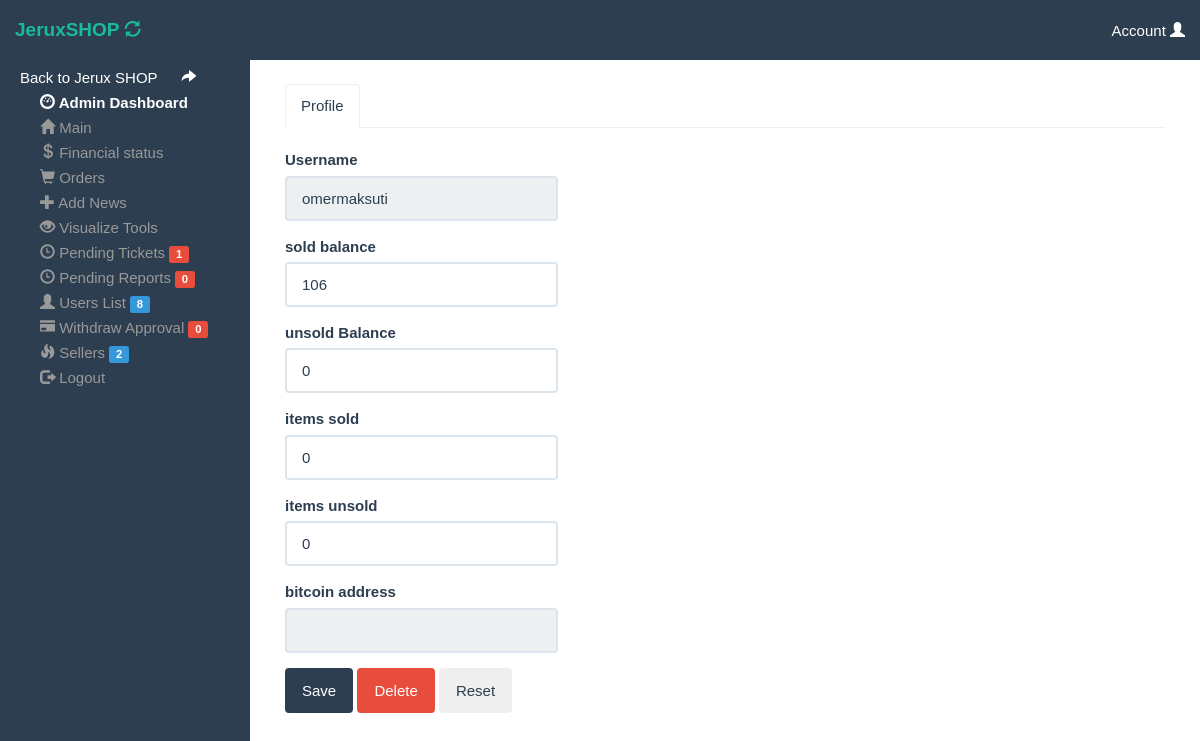
/admin/ress.php?id=omermaksuti (signed in), run on the app's committed database.
### tables this page shows
CREATE TABLE `resseller` (
  `id` int(11) NOT NULL,
  `username` varchar(255) NOT NULL,
  `unsoldb` int(11) NOT NULL,
  `soldb` int(11) NOT NULL,
  `isold` int(11) NOT NULL,
  `iunsold` int(11) NOT NULL,
  `activate` text NOT NULL,
  `btc` text NOT NULL,
  `withdrawal` text NOT NULL,
  `allsales` int(11) DEFAULT NULL,
  `lastweek` int(11) DEFAULT NULL
);

### admin/ress.php (the view, shortened to what this page needs)
<?php
include "header.php";
$id = mysqli_real_escape_string($dbcon, $_GET['id']);
$q = mysqli_query($dbcon, "SELECT * FROM resseller WHERE username='$id' ");
$r = mysqli_fetch_assoc($q);
global $r;
?>
  <ul class="nav nav-tabs">
  <li class="active"><a href="#home" data-toggle="tab">Profile</a></li>
</ul>
<div class="row">
  <div class="col-md-4">
    <br>
    <div id="myTabContent" class="tab-content">
      <div class="tab-pane active in" id="home">
      <form id="tab" method="post">
        <div class="form-group">
        <label>Username</label>
        <input type="text" value="<?php echo $r['username'];?>" class="form-control" name="user" disabled>
        </div>
        <div class="form-group">
        <label>sold balance</label>
        <input type="text" value="<?php echo $r['soldb'];?>" class="form-control" name="soldb">
        </div>
        <div class="form-group">
        <label>unsold Balance</label>
        <input type="text" value="<?php echo $r['unsoldb'];?>" class="form-control" name="unsoldb">
        </div>
        <div class="form-group">
        <label>items sold</label>
        <input type="text" value="<?php echo $r['isold'];?>" class="form-control" name="isold">
        </div>
        <div class="form-group">
        <label>items unsold</label>
        <input type="text" value="<?php echo $r['iunsold'];?>" class="form-control" name="iunsold">
        </div>
        <div class="form-group">
        <label>bitcoin address</label>
        <input type="text" value="<?php echo $r['btc'];?>" class="form-control" name="btc" disabled>
        </div>
        <input type="submit" class="btn btn-primary" name="op" value="Save" />
        <input type="submit" class="btn btn-danger" name="op" value="Delete" />
        <input type="reset" value='Reset' class="btn btn-reset"/>
        </form>
      </div>
    </div>
  </div>
</div>

### data on the page
resseller: user "omermaksuti", soldb "106", unsoldb "0", isold "0", iunsold "0"

### other printed values
$r11 "1"
$r11 "0"
$r11 "8"
$r11 "2"
